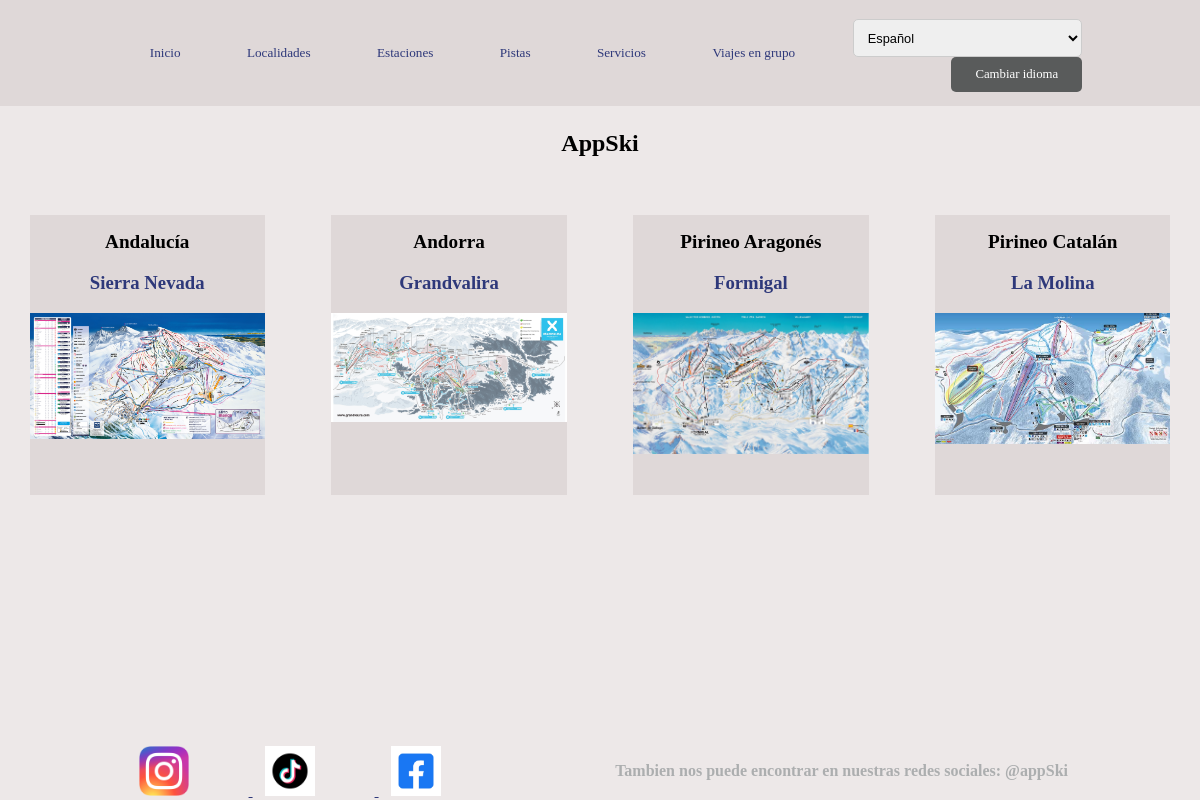
The page / on the database its author committed.
### appSki/models.py (models this page shows, shortened)
class Estacion(models.Model):
    nombre = models.CharField(max_length=50)
    localidad = models.ForeignKey(Localidad, on_delete=models.CASCADE)
    superficie = models.FloatField(default=0.0)
    precio_dia = models.FloatField(default=0.0)
    horario_ini = models.TimeField(default='00:00:00')
    horario_fin = models.TimeField(default='00:00:00')
    telefono = models.IntegerField(default=0)
    estado = models.CharField(max_length = 50)
    pistas = models.ManyToManyField(Pista, through='EstacionPista')
    servicios = models.ManyToManyField(Servicio, through='EstacionServicio')
    imagen = models.ImageField(upload_to='img',blank=True,null=True,verbose_name='Image')

class Localidad(models.Model):
    nombre = models.CharField(max_length=50)
    imagen = models.ImageField(upload_to='img',blank=True,null=True,verbose_name='Image')

### appSki/views.py (the view)
# urls.py: path('', views.PortadaListView.as_view(), name='index'),
class PortadaListView(ListView):
    model = Estacion
    template_name = 'index.html'
    context_object_name = 'estaciones_filtradas'
    def get_queryset(self):
        raw_query = 'SELECT * FROM (SELECT * FROM appSki_Estacion ORDER BY Superficie DESC) AS ranked_stations GROUP BY localidad_id'
        queryset = Estacion.objects.raw(raw_query)
        queryset = sorted(queryset, key=lambda x: x.localidad.nombre)
        return queryset
    def get_context_data(self, **kwargs):
        context = super().get_context_data(**kwargs)
        context['LANGUAGES'] = [
            ('es', _('Spanish')),
            ('en', _('English')),
        ]
        return context

### appSki/Templates/index.html (shortened to what this page needs)
{% extends "base.html" %}
{% load static %}
{% load i18n %}
{% block contenido %}
<div class="portada">
    {% for estacion in estaciones_filtradas %}
        <div class="localidad">
            <h2 class="nombre-localidad">{{ estacion.localidad.nombre }}</h2>
            {% with estacion_filtrada=estacion %}
                {% if estacion_filtrada %}
                    <h3><a href="{% url 'estacion' estacion_filtrada.id %}">{{ estacion_filtrada.nombre }}</a></h3>
                    <div class="imagenPortada">
                        <a href="{% url 'estacion' estacion_filtrada.id %}">
                            {% with "images/"|add:estacion_filtrada.nombre|add:".jpg" as imagen %}
                                <img src="{% static imagen %}" alt="{{ estacion_filtrada.nombre }}" class="imagen-estacion">
                            {% endwith %}
                        </a>
                    </div>
                {% endif %}
            {% endwith %}
        </div>
    {% endfor %}
</div>
{% endblock %}

### appSki/Templates/base.html (shortened to what this page needs)
{% load static %}
{% load i18n %}
<!DOCTYPE html>
<html lang="en">
    <head>
        <link rel="stylesheet" href="{% static 'css/estilos.css' %}">
    </head>
    <body>
        <div id="content">
            <nav>
                <ul class="link1">
                    <li><a href="{% url 'index' %}">{% trans 'Inicio' %}</a></li>
                    <li><a href="{% url 'localidades' %}">{% trans 'Localidades' %}</a></li>
                    <li><a href="{% url 'estaciones_todas' %}">{% trans 'Estaciones' %}</a></li>
                    <li><a href="{% url 'pistas_todas' %}">{% trans 'Pistas' %}</a></li>
                    <li><a href="{% url 'servicios_todos' %}">{% trans 'Servicios' %}</a></li>
                    <li><a href="{% url 'show_formulario' %}">{% trans 'Viajes en grupo' %}</a></li>
                    <li>
                        <div id="idioma">
                            <form action="{% url 'set_language' %}" method="post">
                                <select name="language" id="language">
                                    {% for lang_code, lang_name in LANGUAGES %}
                                        <option value="{{ lang_code }}"
                                            {% if lang_code == request.LANGUAGE_CODE %}
                                                selected
                                            {% endif %}>
                                            {{ lang_name }}
                                        </option>
                                    {% endfor %}
                                </select>
                                <button id="btn-nav" class="espacio" type="submit">{% trans 'Cambiar idioma' %}</button>
                            </form>
                        </div>
                    </li>
                </ul>
            </nav>
	        <h1>AppSki</h1>
            {% block contenido %}{% endblock %}
        </div>
        <footer class="text-center">
            <div class="footer-container">
                <div class="footer-above">
                    <div class="container">
                        <a href="https://www.instagram.com" target="_blank">
                            <img src="{% static '/images/Instagram.webp' %}" alt="instagram">
                        </a>
                        <a href="https://www.tiktok.com" target="_blank">
                            <img src="{% static '/images/tiktok.jpg' %}" alt="tiktok">
                        </a>
                        <a href="https://www.facebook.com" target="_blank">
                            <img src="{% static '/images/facebook.avif' %}" alt="facebook">
                        </a>
                        <p id="redes">{% trans 'Tambien nos puede encontrar en nuestras redes sociales: @appSki' %}</p>
                    </div>
                </div>
            </div>
        </footer>
    </body>
</html>

### appSki/static/css/estilos.css (style rules this page uses)
body { font-family: Cambria, Cochin, Georgia, Times, 'Times New Roman', serif; background-color: rgb(237, 232, 232); margin: 0 auto; padding: 1%; }
h1 { text-align: center; margin-top: 5%; margin-bottom: 5%; font-size: 2vw; }
h2 { font-size: 1.6vw; text-align: center; margin-top: 2vh; }
nav { position: absolute; top: 0; left: 0; width: 100%; background-color: rgb(223, 216, 216); color: white; }
.link1 { background-color: rgb(223, 216, 216); color: white; padding: 1% 0; display: flex; justify-content: space-between; align-items: center; margin: 0 auto; max-width: 80%; font-size: 1.1vw; }
nav ul { list-style: none; margin: 0; padding: 0; }
nav ul li { display: inline; margin-left: 2%; }
.link1 a { padding: 0.8em; text-decoration: none; color: rgb(46, 56, 122); }
a:link, a:visited { color: rgb(46, 56, 122); }
.portada { display: flex; flex-wrap: wrap; justify-content: space-between; align-items: flex-start; }
.localidad { text-align: center; margin: 0 1.5%; background-color: rgb(223, 216, 216); width: 20%; height: 35vh; }
.localidad a { text-decoration: none; }
.imagenPortada { flex-direction: row; text-align: center; }
.imagenPortada img { width: 100%; height: auto; max-width: 100%; max-height: 60vh; }
#idioma { padding: 1%; display: flex; justify-content: space-between; align-items: baseline; width: 100%; }
#idioma select { flex: 1; width: 100%; font-size: 0.8rem; padding: 0.6rem; }
#idioma button { margin-left: 10px; padding: 0.6rem 1.5rem; border: none; border-radius: 5px; background-color: rgb(89, 91, 91); color: white; cursor: pointer; font-size: 0.8rem; }
#content { padding-top: 5%; padding-bottom: 8%; }
footer { position: fixed; bottom: 0; width: 100%; background-color: #c5c8c9; color: #fff; text-align: center; padding: 2% 0; clear: both; }
#content { margin-bottom: 100px; }
.footer-container { position: absolute; bottom: 0; width: 100%; }
.footer-above, .footer-below { background-color: rgb(237, 232, 232); }
footer img { width: 50px; height: 50px; margin-right: 5%; margin-left: 1%; }
footer #redes { float: right; margin-right: 12%; font-weight: bold; color: #acaeaf; }
select { width: 15%; height: auto; padding: 1rem; border-radius: 5px; border: 1px solid #ccc; box-sizing: border-box; margin-top: 5px; }
#btn-nav { font-family: Cambria, Cochin, Georgia, Times, 'Times New Roman', serif; float: right; }

### rows shown on the page
Estacion: localidad.nombre "Andalucía", nombre "Sierra Nevada", nombre (picture)
Estacion: localidad.nombre "Andorra", nombre "Grandvalira", nombre (picture)
Estacion: localidad.nombre "Pirineo Aragonés", nombre "Formigal", nombre (picture)
Estacion: localidad.nombre "Pirineo Catalán", nombre "La Molina", nombre (picture)

### other values the page prints
form field language "Español"
